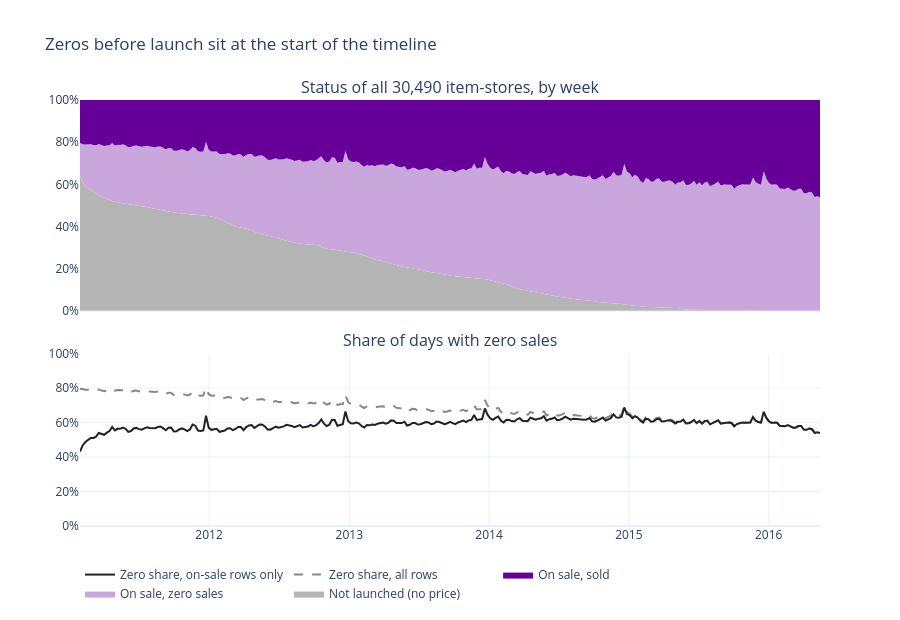

The notebook cell saved with this chart:
### Markdown cell above
##### Where the zeros sit on the timeline
แบ่งทุกแถว (สินค้า-ร้าน-วัน) เป็น 3 สถานะ แล้วดูสัดส่วนของแต่ละสถานะในแต่ละสัปดาห์
- **Not launched:** ยังไม่มีราคา ยอดขายเป็น 0 เพราะสินค้ายังไม่วางขาย → แถวที่จะตัด
- **On sale, zero sales:** มีราคาแล้วแต่ขายได้ 0 → เก็บไว้
- **On sale, sold:** มีราคาและขายได้

### Code cell
# 0 = ยังไม่วางขาย (ไม่มีราคา), 1 = วางขายแล้วแต่ขายได้ 0, 2 = ขายได้
STATUS = {0: "Not launched (no price)", 1: "On sale, zero sales", 2: "On sale, sold"}
STATUS_COLORS = {0: "#b5b5b5", 1: NEUTRAL_LIGHT, 2: NEUTRAL}
status = pd.Series(np.select([~has_price, merge_df["sales"].eq(0)], [0, 1], 2).astype("int8"))

zero = status.lt(2)
print(f"Rows with zero sales: {zero.mean():.1%} of all rows")
print(f"  before launch (dropped): {status.eq(0).sum() / zero.sum():.1%} of zero rows")
print(f"  after launch (kept):     {status.eq(1).sum() / zero.sum():.1%} of zero rows")

weeks = merge_df.groupby("wm_yr_wk").agg(start=("date", "min"), days=("day", "nunique"))
weeks = weeks[weeks["days"] == 7]  # สัปดาห์สุดท้ายมีแค่ 2 วัน (เสาร์–อาทิตย์) จึงไม่นำมาเทียบ
weekly_status = status.groupby([merge_df["wm_yr_wk"], status]).size().unstack(fill_value=0).loc[weeks.index]
weekly_status.index = weeks["start"]
weekly_share = weekly_status.div(weekly_status.sum(axis=1), axis=0)
zero_all = weekly_share[0] + weekly_share[1]
zero_on_sale = weekly_status[1] / (weekly_status[1] + weekly_status[2])

fig = make_subplots(
    rows=2, cols=1, shared_xaxes=True, vertical_spacing=0.1, row_heights=[0.55, 0.45],
    subplot_titles=("Status of all 30,490 item-stores, by week", "Share of days with zero sales"),
)
for s, name in STATUS.items():
    fig.add_scatter(x=weekly_share.index, y=weekly_share[s], name=name, stackgroup="status",
                    line_width=0, fillcolor=STATUS_COLORS[s], line_color=STATUS_COLORS[s],
                    hovertemplate="%{y:.1%}", row=1, col=1)
fig.add_scatter(x=zero_all.index, y=zero_all, name="Zero share, all rows",
                line=dict(color="#888888", dash="dash"), hovertemplate="%{y:.1%}", row=2, col=1)
fig.add_scatter(x=zero_on_sale.index, y=zero_on_sale, name="Zero share, on-sale rows only",
                line_color=LINE_COLOR, hovertemplate="%{y:.1%}", row=2, col=1)
fig.update_yaxes(tickformat=".0%", range=[0, 1])
fig.update_layout(title="Zeros before launch sit at the start of the timeline", height=620,
                  hovermode="x unified", legend=dict(orientation="h", y=-0.08))
fig.show()

### Figure 1 — Plotly figure (JSON) as saved in the notebook; plotly's stock layout.template omitted (floating-point values rounded to 4 significant figures; data arrays with more than 128 entries replaced by an {"elided": "..."} marker saying what was removed)
{"data": [{"fillcolor": "#b5b5b5", "hovertemplate": "%{y:.1%}", "line": {"color": "#b5b5b5", "width": 0}, "name": "Not launched (no price)", "stackgroup": "status", "type": "scatter", "x": {"elided": "277 str values"}, "xaxis": "x", "y": {"elided": "277 float values"}, "yaxis": "y"}, {"fillcolor": "#c9a6db", "hovertemplate": "%{y:.1%}", "line": {"color": "#c9a6db", "width": 0}, "name": "On sale, zero sales", "stackgroup": "status", "type": "scatter", "x": {"elided": "277 str values"}, "xaxis": "x", "y": {"elided": "277 float values"}, "yaxis": "y"}, {"fillcolor": "#660099", "hovertemplate": "%{y:.1%}", "line": {"color": "#660099", "width": 0}, "name": "On sale, sold", "stackgroup": "status", "type": "scatter", "x": {"elided": "277 str values"}, "xaxis": "x", "y": {"elided": "277 float values"}, "yaxis": "y"}, {"hovertemplate": "%{y:.1%}", "line": {"color": "#888888", "dash": "dash"}, "name": "Zero share, all rows", "type": "scatter", "x": {"elided": "277 str values"}, "xaxis": "x2", "y": {"elided": "277 float values"}, "yaxis": "y2"}, {"hovertemplate": "%{y:.1%}", "line": {"color": "#222222"}, "name": "Zero share, on-sale rows only", "type": "scatter", "x": {"elided": "277 str values"}, "xaxis": "x2", "y": {"elided": "277 float values"}, "yaxis": "y2"}], "layout": {"annotations": [{"font": {"size": 16}, "showarrow": false, "text": "Status of all 30,490 item-stores, by week", "x": 0.5, "xanchor": "center", "xref": "paper", "y": 1, "yanchor": "bottom", "yref": "paper"}, {"font": {"size": 16}, "showarrow": false, "text": "Share of days with zero sales", "x": 0.5, "xanchor": "center", "xref": "paper", "y": 0.405, "yanchor": "bottom", "yref": "paper"}], "height": 620, "hovermode": "x unified", "legend": {"orientation": "h", "y": -0.08}, "title": {"text": "Zeros before launch sit at the start of the timeline"}, "xaxis": {"anchor": "y", "domain": [0, 1], "matches": "x2", "showticklabels": false}, "xaxis2": {"anchor": "y2", "domain": [0, 1]}, "yaxis": {"anchor": "x", "domain": [0.505, 1], "range": [0, 1], "tickformat": ".0%"}, "yaxis2": {"anchor": "x2", "domain": [0, 0.405], "range": [0, 1], "tickformat": ".0%"}}}
